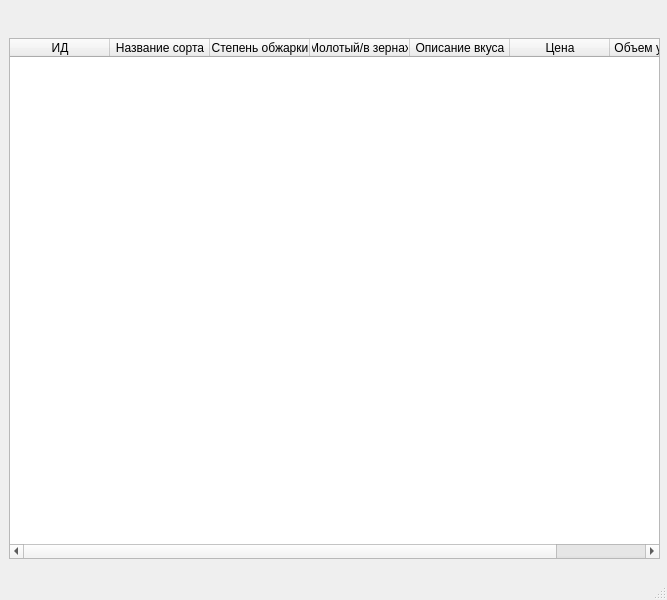
<?xml version="1.0" encoding="UTF-8"?>
<ui version="4.0">
 <class>MainWindow</class>
 <widget class="QMainWindow" name="MainWindow">
  <property name="geometry">
   <rect>
    <x>0</x>
    <y>0</y>
    <width>667</width>
    <height>600</height>
   </rect>
  </property>
  <property name="windowTitle">
   <string>Генерация фильмов</string>
  </property>
  <widget class="QWidget" name="centralwidget">
   <widget class="QTableWidget" name="tableWidget">
    <property name="geometry">
     <rect>
      <x>9</x>
      <y>38</y>
      <width>651</width>
      <height>521</height>
     </rect>
    </property>
    <column>
     <property name="text">
      <string>ИД</string>
     </property>
    </column>
    <column>
     <property name="text">
      <string>Название сорта</string>
     </property>
    </column>
    <column>
     <property name="text">
      <string>Степень обжарки</string>
     </property>
    </column>
    <column>
     <property name="text">
      <string>Молотый/в зернах</string>
     </property>
    </column>
    <column>
     <property name="text">
      <string>Описание вкуса</string>
     </property>
    </column>
    <column>
     <property name="text">
      <string>Цена</string>
     </property>
    </column>
    <column>
     <property name="text">
      <string>Объем упаковки</string>
     </property>
    </column>
   </widget>
  </widget>
  <widget class="QMenuBar" name="menubar">
   <property name="geometry">
    <rect>
     <x>0</x>
     <y>0</y>
     <width>667</width>
     <height>21</height>
    </rect>
   </property>
  </widget>
  <widget class="QStatusBar" name="statusbar"/>
 </widget>
 <resources/>
 <connections/>
</ui>
